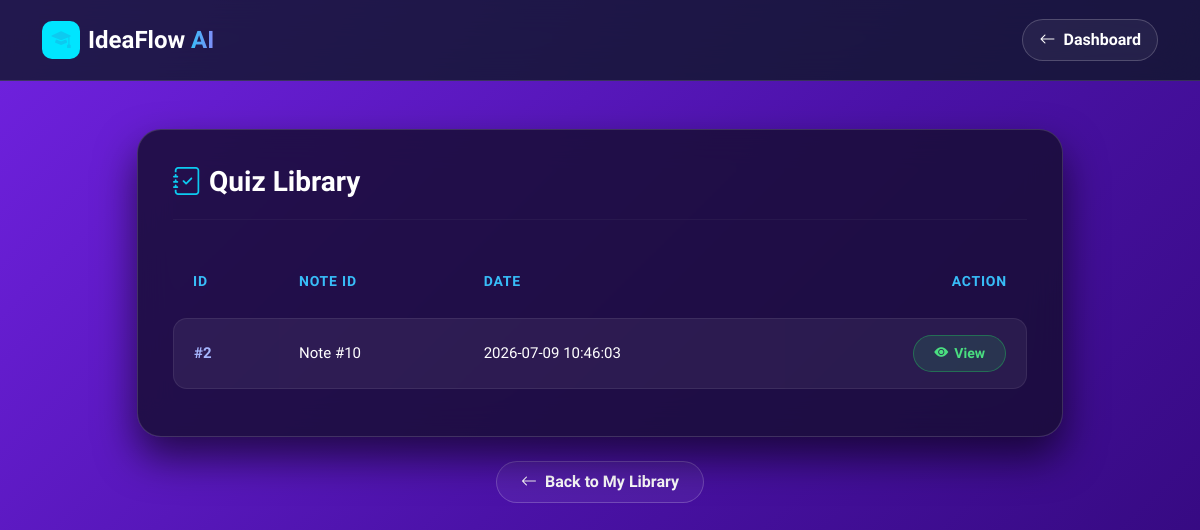
The page /quiz_history (signed in) on the database its author committed.
### tables this page shows
CREATE TABLE quizzes (
    id INTEGER PRIMARY KEY AUTOINCREMENT,
    note_id INTEGER,
    quiz TEXT,
    created_at TIMESTAMP DEFAULT CURRENT_TIMESTAMP
);

### app.py (the view)
@app.route("/quiz_history")
def quiz_history():
    if "user" not in session:
        return redirect("/login")
    conn = get_db()
    cursor = conn.cursor()
    cursor.execute("""
        SELECT q.id,
               q.note_id,
               q.created_at
        FROM quizzes q
        JOIN notes n
            ON q.note_id = n.id
        WHERE n.user_email = ?
        ORDER BY q.created_at DESC
    """, (session["user"],))
    quizzes = cursor.fetchall()
    conn.close()
    return render_template(
        "quizzes.html",
        quizzes=quizzes
    )

### app.py (called while the page is built)
def get_db():
    conn = sqlite3.connect("users.db")
    conn.row_factory = sqlite3.Row
    return conn

### templates/quizzes.html (shortened to what this page needs)
<!DOCTYPE html>
<html lang="en">
<head>
    <link href="https://cdn.jsdelivr.net/npm/bootstrap@5.3.3/dist/css/bootstrap.min.css" rel="stylesheet">
    <link rel="stylesheet" href="https://cdn.jsdelivr.net/npm/bootstrap-icons@1.11.3/font/bootstrap-icons.min.css">
    <link rel="stylesheet" href="{{ url_for('static', filename='css/style.css') }}">
</head>
<body>
    <nav class="navbar notes-nav py-3">
        <div class="container">
            <a class="navbar-brand fw-bold fs-4 text-white d-flex align-items-center gap-2" href="/dashboard">
                <span class="brand-icon"><i class="bi bi-mortarboard-fill text-info"></i></span>
                <span>IdeaFlow <span class="gradient-text">AI</span></span>
            </a>
            <div class="d-flex align-items-center gap-2">
                <a href="/dashboard" class="btn btn-edu-outline px-3 py-2">
                    <i class="bi bi-arrow-left me-1"></i> Dashboard
                </a>
            </div>
        </div>
    </nav>
    <div class="container py-5" style="max-width: 950px;">
        <div class="library-card-wrapper">
            <div class="d-flex justify-content-between align-items-center mb-2">
                <h2 class="text-white fw-bold mb-0 fs-3 d-flex align-items-center gap-2">
                    <i class="bi bi-journal-check text-info"></i> Quiz Library
                </h2>
            </div>
            <hr style="border-color: rgba(255, 255, 255, 0.15); margin: 20px 0 25px;">
            {% if quizzes %}
            <div class="table-responsive">
                <table class="custom-dark-table">
                    <thead>
                        <tr>
                            <th>ID</th>
                            <th>Note ID</th>
                            <th>Date</th>
                            <th class="text-end">Action</th>
                        </tr>
                    </thead>
                    <tbody>
                        {% for quiz in quizzes %}
                        <tr>
                            <td>#{{ quiz[0] }}</td>
                            <td>Note #{{ quiz[1] }}</td>
                            <td class="date-text">{{ quiz[2] }}</td>
                            <td class="text-end">
                                <a href="/view_quiz/{{ quiz[0] }}" class="btn-view-glow">
                                    <i class="bi bi-eye-fill"></i> View
                                </a>
                            </td>
                        </tr>
                        {% endfor %}
                    </tbody>
                </table>
            </div>
            {% else %}
            <div class="text-center py-5">
                <i class="bi bi-inbox text-secondary fs-1 d-block mb-3"></i>
                <p class="text-secondary fs-5 mb-0">No quizzes generated yet.</p>
            </div>
            {% endif %}
        </div>
        <div class="text-center mt-4">
            <a href="/library" class="btn btn-edu-outline px-4 py-2">
                <i class="bi bi-arrow-left me-1"></i> Back to My Library
            </a>
        </div>
    </div>
</body>
</html>

### static/css/style.css (style rules this page uses)
:root { --bg-gradient: linear-gradient(135deg, #7122e1 0%, #4b12a8 50%, #2f0775 100%); --bg-surface: rgba(255, 255, 255, 0.07); --bg-surface-hover: rgba(255, 255, 255, 0.12); --accent-cyan: #00e5ff; --accent-cyan-hover: #00c4dc; --accent-orange: #ffb338; --accent-orange-hover: #e09923; --text-white: #ffffff; --text-purple-light: #e4d7ff; --text-purple-muted: #b8a3e0; --border-glass: rgba(255, 255, 255, 0.12); --border-purple-light: rgba(255, 255, 255, 0.08); --shadow-soft: 0 10px 30px rgba(0, 0, 0, 0.25); }
body { font-family: 'Plus Jakarta Sans', sans-serif; background: var(--bg-gradient); background-attachment: fixed; color: var(--text-white); min-height: 100vh; overflow-x: hidden; }
.gradient-text { background: linear-gradient(90deg, #ffffff, var(--accent-cyan)); -webkit-background-clip: text; -webkit-text-fill-color: transparent; }
.brand-icon { display: inline-flex; align-items: center; justify-content: center; width: 38px; height: 38px; background: var(--accent-cyan); color: #4b12a8; border-radius: 10px; font-size: 1.2rem; }
.btn-edu-outline { border: 2px solid rgba(255, 255, 255, 0.3); color: var(--text-white) !important; font-weight: 600; border-radius: 50px; padding: 8px 24px; transition: all 0.3s ease; }
.notes-nav { background: rgba(13, 6, 31, 0.9) !important; backdrop-filter: blur(16px); -webkit-backdrop-filter: blur(16px); border-bottom: 1px solid var(--border-card, rgba(255, 255, 255, 0.12)); }
.notes-nav { background: rgba(15, 23, 42, 0.8) !important; backdrop-filter: blur(16px); -webkit-backdrop-filter: blur(16px); border-bottom: 1px solid rgba(255, 255, 255, 0.12) !important; }
.gradient-text { background: linear-gradient(135deg, #3bebdb 0%, #a855f7 100%); -webkit-background-clip: text; -webkit-text-fill-color: transparent; }
.btn-edu-outline { color: #ffffff !important; border: 1px solid rgba(255, 255, 255, 0.2) !important; background: rgba(255, 255, 255, 0.05); border-radius: 10px; }
body { background-color: #0d061f !important; color: #ffffff; font-family: 'Plus Jakarta Sans', sans-serif; min-height: 100vh; }
.btn-edu-outline { border: 1px solid rgba(255, 255, 255, 0.2); color: #cbd5e1; border-radius: 50px; transition: all 0.2s ease; }
.gradient-text { background: linear-gradient(90deg, #38bdf8, #818cf8); -webkit-background-clip: text; -webkit-text-fill-color: transparent; }
.btn-edu-outline { border: 1px solid rgba(255, 255, 255, 0.2); color: #cbd5e1; border-radius: 50px; padding: 10px 24px; transition: all 0.2s ease; text-decoration: none; display: inline-block; }

### templates/quizzes.html (style rules this page uses)
body { background-color: #0d061f !important; }
.library-card-wrapper { background: rgba(24, 14, 54, 0.85) !important; backdrop-filter: blur(16px); border: 1px solid rgba(255, 255, 255, 0.15) !important; border-radius: 24px; padding: 35px; box-shadow: 0 20px 40px rgba(0, 0, 0, 0.6); }
.custom-dark-table { width: 100%; border-collapse: separate; border-spacing: 0 12px; }
.custom-dark-table th { color: #38bdf8 !important; font-weight: 700; font-size: 14px; padding: 14px 20px; border: none; text-transform: uppercase; letter-spacing: 0.8px; }
.custom-dark-table td { background: rgba(255, 255, 255, 0.06) !important; padding: 16px 20px; vertical-align: middle; color: #ffffff !important; font-size: 15px; font-weight: 500; border-top: 1px solid rgba(255, 255, 255, 0.08); border-bottom: 1px solid rgba(255, 255, 255, 0.08); transition: all 0.3s ease; }
.date-text { color: #cbd5e1 !important; font-weight: 500; }
.custom-dark-table tbody tr td:first-child { border-top-left-radius: 14px; border-bottom-left-radius: 14px; border-left: 1px solid rgba(255, 255, 255, 0.08); font-weight: 700; color: #a5b4fc !important; }
.custom-dark-table tbody tr td:last-child { border-top-right-radius: 14px; border-bottom-right-radius: 14px; border-right: 1px solid rgba(255, 255, 255, 0.08); }
.btn-view-glow { background: rgba(34, 197, 94, 0.15) !important; color: #4ade80 !important; border: 1px solid rgba(34, 197, 94, 0.4) !important; border-radius: 30px; padding: 7px 20px; font-weight: 600; font-size: 14px; transition: all 0.3s ease; text-decoration: none; display: inline-flex; align-items: center; gap: 6px; }

### rows shown on the page
quizzes: id "2", note "10", created_at "2026-07-09 10:46:03"
